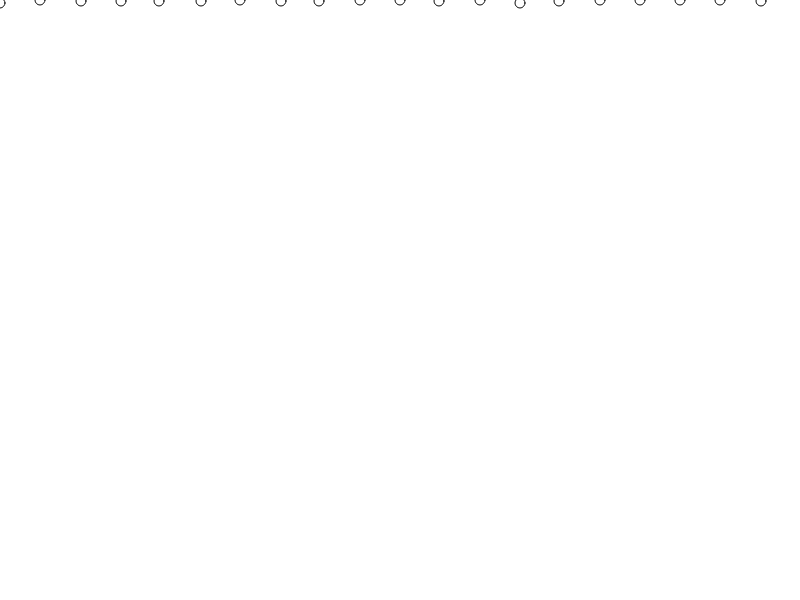
Frame 1 (no input)
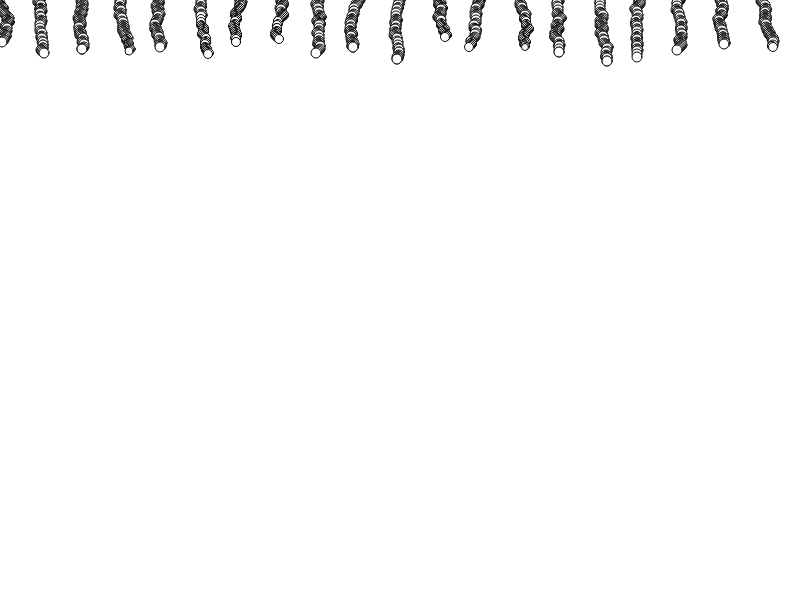
Frame 60 (no input)
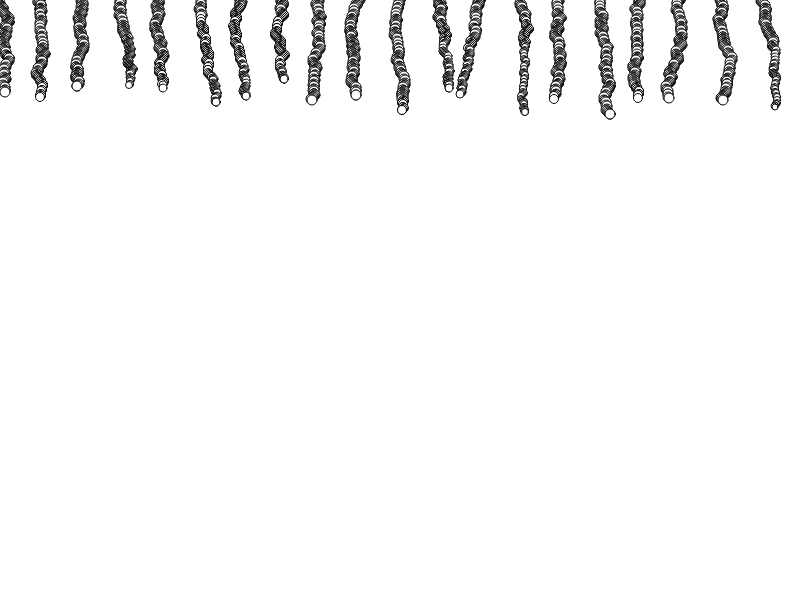
Frame 120 (the mouse pressed at the canvas centre since frame 60)

The p5.js sketch that drew these frames (run headless with seeded random() and noise() and a simulated clock; from frame 60 on, the mouse is pressed at the canvas centre):

// p5.js sketch
// ── sketch.js
let mid = {};
let anchor = {};

function setup() {
  //960,720;
  createCanvas(screen.width, screen.height);
  const bg = color("#fff");
  background(bg);
  mid = {
    x: width / 2,
    y: height / 2
  };
  //noLoop();
  setupSeed();
  anchor = { x: screen.width / 2, y: height };
  let numberOfHangydowns = 20;
  let space = screen.width / numberOfHangydowns;
  for (let i = 0; i < numberOfHangydowns; i++) {
    hangydowns.push(
      new Hangydown({
        x: i * space,
        y: 0,
        color: randomColorFromPallete()
      })
    );
  }

  // hangydowns.push(new Hangydown( { x: 50, y: 0 }));
  // hangydowns.push(new Hangydown({ x: 75, y: 0 }));
  // hangydowns.push(new Hangydown({ x: 100, y: 0 }));
  // hangydowns.push(new Hangydown({ x: 125, y: 0 }));
  // hangydowns.push(new Hangydown({ x: 150, y: 0 }));
}
//seed(228241);
let hangydowns = [];
function draw() {
  // create n hangydowns along the top
  stroke(10);
  hangydowns.forEach(h => {
    h.walk();
  });
}
function Hangydown({ x, y, color, size = 10 }) {
  const result = {};
  result.x = x;
  result.y = y;
  result.size = size;
  result.color = color;
  result.done = false;
  result.walk = function() {
    if (this.done || this.y > height) {
      return;
    }
    this.y = this.y + 1;
    //let r = random(0, 1);
    //let dist = Math.abs(anchor.x - this.x);

    // if (r < 0.1) {
    //   if (this.x < anchor.x) {
    //     this.x++;
    //   } else {
    //     this.x--;
    //   }
    // }

    // r = random(0, 1);
    // if (r < 0.5 && this.color.alpha > 0) {
    //   this.color.setAlpha(this.color.alpha - 1);
    // }
    let r = random(0, 1);
    let step = 1;
    if (r < 0.1) {
      this.y = this.y + 2 * step;
    } else if (r > 0.1 && r < 0.5) {
      this.y = this.y - step;
    } else if (r > 0.5 && r < 0.75) {
      this.x = this.x + step;
    } else {
      this.x = this.x - step;
    }

    r = random(0, 1);
    if (r < 0.009) {
      this.size -= 1;
    }
    if (this.size < 1) {
      //this.size = 1;
      this.done = true;
      return;
    }
    fill(this.color);
    ellipse(this.x, this.y, this.size, this.size);
    //rect(this.x, this.y, this.size, this.size);
  };
  return result;
}
function setupSeed() {
  const fromLocation = new URL(document.location).searchParams.get("seed");
  if (fromLocation) {
    window.seed = parseFloat(fromLocation);
  } else {
    window.seed = ceil(random(0, 1000000));
  }
  console.log(window.seed);
  randomSeed(window.seed);
}
function randomFromArray(arr) {
  const i = Math.floor(random(0, arr.length));
  return arr[i];
}
function randomColorFromPallete() {
  return color("#fff");
  let x = randomFromArray([
    color("#8DAA91"),
    color("#788475"),
    color("#5E5D5C"),
    color("#453643"),
    color("#28112B"),
    color("#967351")
  ]);
  let r = color(x);
  return r;
}
